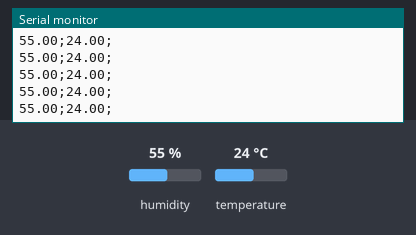
A sketch run on a simulated Arduino Uno, built with avr-gcc and run on an emulated ATmega328P. On the bench: the last lines printed to the serial monitor. The inputs (shaded band) are chosen by the test bench; at power-on: humidity 55 %, temperature 24 °C.

Above: at 2.8 s.
2.9 s: humidity set to 22 %
8.9 s: temperature set to 12 °C
At 10.0 s:
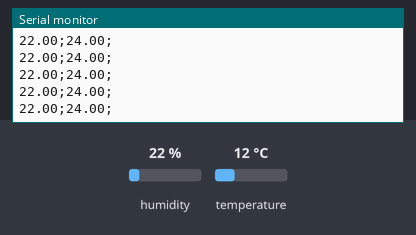
14.9 s: humidity set to 40 %
At 15.7 s:
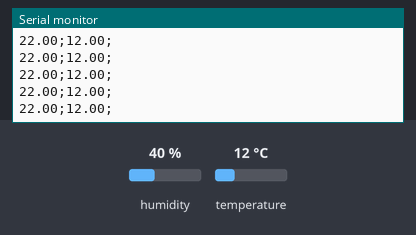
Timing chart, 0 to 17.9 s (numbered marks = the images above; inputs shaded):
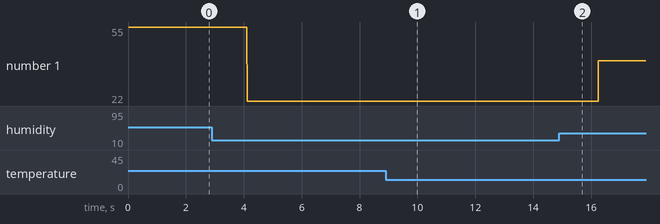

Measured:
- plotted number 1: 55 → 22 after the input at 2.9 s, 22 → 40 after the input at 14.9 s

The sketch:

sketch_apr18a.ino
```cpp
#include <DHT.h>
#include <DHT_U.h>
#include <Adafruit_Sensor.h>
#include <DHT.h>
#include <DHT_U.h>
#include "DHT.h"

#define DHTPIN A1
DHT dht(DHTPIN, DHT11);
void setup()
{
  Serial.begin(9600);
  dht.begin();
}
void loop()
{
float dht11_umidade = dht.readHumidity();
float dht11_temperatura = dht.readTemperature();
Serial.print(dht11_umidade);
Serial.print(";");
Serial.print(dht11_temperatura);
Serial.print(";");
Serial.println();
}
```
